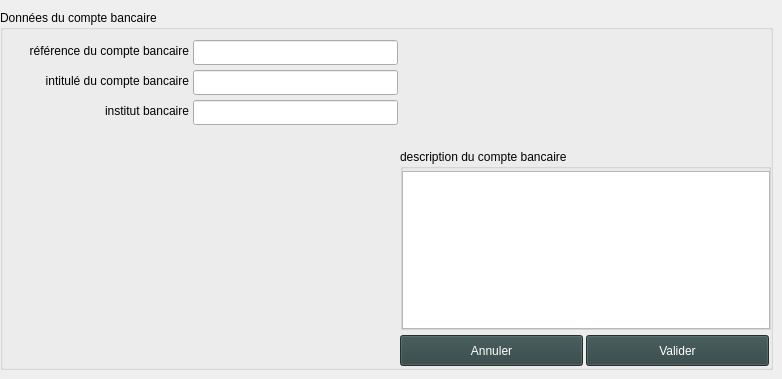
    <widget class="QWidget" name="tab_3">
     <attribute name="title">
      <string>Compte bancaire</string>
     </attribute>
     <widget class="QGroupBox" name="groupBox_10">
      <property name="geometry">
       <rect>
        <x>0</x>
        <y>10</y>
        <width>773</width>
        <height>360</height>
       </rect>
      </property>
      <property name="font">
       <font>
        <weight>50</weight>
        <bold>false</bold>
       </font>
      </property>
      <property name="title">
       <string>Données du compte bancaire</string>
      </property>
      <widget class="QLabel" name="label_modifier_compte_bancaire_reference_du_compte_bancaire">
       <property name="geometry">
        <rect>
         <x>16</x>
         <y>30</y>
         <width>173</width>
         <height>21</height>
        </rect>
       </property>
       <property name="text">
        <string>référence du compte bancaire</string>
       </property>
       <property name="alignment">
        <set>Qt::AlignRight|Qt::AlignTrailing|Qt::AlignVCenter</set>
       </property>
      </widget>
      <widget class="YerothLineEdit" name="lineEdit_modifier_compte_bancaire_reference_du_compte_bancaire">
       <property name="geometry">
        <rect>
         <x>193</x>
         <y>30</y>
         <width>205</width>
         <height>25</height>
        </rect>
       </property>
       <property name="font">
        <font>
         <pointsize>10</pointsize>
         <weight>50</weight>
         <bold>false</bold>
        </font>
       </property>
      </widget>
      <widget class="YerothPushButton" name="pushButton_modifier_compte_bancaire_annuler">
       <property name="geometry">
        <rect>
         <x>400</x>
         <y>325</y>
         <width>183</width>
         <height>31</height>
        </rect>
       </property>
       <property name="palette">
        <palette>
         <active>
          <colorrole role="WindowText">
           <brush brushstyle="SolidPattern">
            <color alpha="255">
             <red>255</red>
             <green>255</green>
             <blue>255</blue>
            </color>
           </brush>
          </colorrole>
          <colorrole role="Button">
           <brush brushstyle="SolidPattern">
            <color alpha="255">
             <red>47</red>
             <green>67</green>
             <blue>67</blue>
            </color>
           </brush>
          </colorrole>
          <colorrole role="Light">
           <brush brushstyle="SolidPattern">
            <color alpha="255">
             <red>70</red>
             <green>100</green>
             <blue>100</blue>
            </color>
           </brush>
          </colorrole>
          <colorrole role="Midlight">
           <brush brushstyle="SolidPattern">
            <color alpha="255">
             <red>58</red>
             <green>83</green>
             <blue>83</blue>
            </color>
           </brush>
          </colorrole>
          <colorrole role="Dark">
           <brush brushstyle="SolidPattern">
            <color alpha="255">
             <red>23</red>
             <green>33</green>
             <blue>33</blue>
            </color>
           </brush>
          </colorrole>
          <colorrole role="Mid">
           <brush brushstyle="SolidPattern">
            <color alpha="255">
             <red>31</red>
             <green>44</green>
             <blue>44</blue>
            </color>
           </brush>
          </colorrole>
          <colorrole role="Text">
           <brush brushstyle="SolidPattern">
            <color alpha="255">
             <red>255</red>
             <green>255</green>
             <blue>255</blue>
            </color>
           </brush>
          </colorrole>
          <colorrole role="BrightText">
           <brush brushstyle="SolidPattern">
            <color alpha="255">
             <red>255</red>
             <green>255</green>
             <blue>255</blue>
            </color>
           </brush>
          </colorrole>
          <colorrole role="ButtonText">
           <brush brushstyle="SolidPattern">
            <color alpha="255">
             <red>255</red>
             <green>255</green>
             <blue>255</blue>
            </color>
           </brush>
          </colorrole>
          <colorrole role="Base">
           <brush brushstyle="SolidPattern">
            <color alpha="255">
             <red>0</red>
             <green>0</green>
             <blue>0</blue>
            </color>
           </brush>
          </colorrole>
          <colorrole role="Window">
           <brush brushstyle="SolidPattern">
            <color alpha="255">
             <red>47</red>
             <green>67</green>
             <blue>67</blue>
            </color>
           </brush>
          </colorrole>
          <colorrole role="Shadow">
           <brush brushstyle="SolidPattern">
            <color alpha="255">
             <red>0</red>
             <green>0</green>
             <blue>0</blue>
            </color>
           </brush>
          </colorrole>
          <colorrole role="AlternateBase">
           <brush brushstyle="SolidPattern">
            <color alpha="255">
             <red>23</red>
             <green>33</green>
             <blue>33</blue>
            </color>
           </brush>
          </colorrole>
          <colorrole role="ToolTipBase">
           <brush brushstyle="SolidPattern">
            <color alpha="255">
             <red>255</red>
             <green>255</green>
             <blue>220</blue>
            </color>
           </brush>
          </colorrole>
          <colorrole role="ToolTipText">
           <brush brushstyle="SolidPattern">
            <color alpha="255">
             <red>0</red>
             <green>0</green>
             <blue>0</blue>
            </color>
           </brush>
          </colorrole>
         </active>
         <inactive>
          <colorrole role="WindowText">
           <brush brushstyle="SolidPattern">
            <color alpha="255">
             <red>255</red>
             <green>255</green>
             <blue>255</blue>
            </color>
           </brush>
          </colorrole>
          <colorrole role="Button">
           <brush brushstyle="SolidPattern">
            <color alpha="255">
             <red>47</red>
             <green>67</green>
             <blue>67</blue>
            </color>
           </brush>
          </colorrole>
          <colorrole role="Light">
           <brush brushstyle="SolidPattern">
            <color alpha="255">
             <red>70</red>
             <green>100</green>
             <blue>100</blue>
            </color>
           </brush>
          </colorrole>
          <colorrole role="Midlight">
           <brush brushstyle="SolidPattern">
            <color alpha="255">
             <red>58</red>
             <green>83</green>
             <blue>83</blue>
            </color>
           </brush>
          </colorrole>
          <colorrole role="Dark">
           <brush brushstyle="SolidPattern">
            <color alpha="255">
             <red>23</red>
             <green>33</green>
             <blue>33</blue>
            </color>
           </brush>
          </colorrole>
          <colorrole role="Mid">
           <brush brushstyle="SolidPattern">
            <color alpha="255">
             <red>31</red>
             <green>44</green>
             <blue>44</blue>
            </color>
           </brush>
          </colorrole>
          <colorrole role="Text">
           <brush brushstyle="SolidPattern">
            <color alpha="255">
             <red>255</red>
             <green>255</green>
             <blue>255</blue>
            </color>
           </brush>
          </colorrole>
          <colorrole role="BrightText">
           <brush brushstyle="SolidPattern">
            <color alpha="255">
             <red>255</red>
             <green>255</green>
             <blue>255</blue>
            </color>
           </brush>
          </colorrole>
          <colorrole role="ButtonText">
           <brush brushstyle="SolidPattern">
            <color alpha="255">
             <red>255</red>
             <green>255</green>
             <blue>255</blue>
            </color>
           </brush>
          </colorrole>
          <colorrole role="Base">
           <brush brushstyle="SolidPattern">
            <color alpha="255">
             <red>0</red>
             <green>0</green>
             <blue>0</blue>
            </color>
           </brush>
          </colorrole>
          <colorrole role="Window">
           <brush brushstyle="SolidPattern">
            <color alpha="255">
             <red>47</red>
             <green>67</green>
             <blue>67</blue>
            </color>
           </brush>
          </colorrole>
          <colorrole role="Shadow">
           <brush brushstyle="SolidPattern">
            <color alpha="255">
             <red>0</red>
             <green>0</green>
             <blue>0</blue>
            </color>
           </brush>
          </colorrole>
          <colorrole role="AlternateBase">
           <brush brushstyle="SolidPattern">
            <color alpha="255">
             <red>23</red>
             <green>33</green>
             <blue>33</blue>
            </color>
           </brush>
          </colorrole>
          <colorrole role="ToolTipBase">
           <brush brushstyle="SolidPattern">
            <color alpha="255">
             <red>255</red>
             <green>255</green>
             <blue>220</blue>
            </color>
           </brush>
          </colorrole>
          <colorrole role="ToolTipText">
           <brush brushstyle="SolidPattern">
            <color alpha="255">
             <red>0</red>
             <green>0</green>
             <blue>0</blue>
            </color>
           </brush>
          </colorrole>
         </inactive>
         <disabled>
          <colorrole role="WindowText">
           <brush brushstyle="SolidPattern">
            <color alpha="255">
             <red>23</red>
             <green>33</green>
             <blue>33</blue>
            </color>
           </brush>
          </colorrole>
          <colorrole role="Button">
           <brush brushstyle="SolidPattern">
            <color alpha="255">
             <red>47</red>
             <green>67</green>
             <blue>67</blue>
            </color>
           </brush>
          </colorrole>
          <colorrole role="Light">
           <brush brushstyle="SolidPattern">
            <color alpha="255">
             <red>70</red>
             <green>100</green>
             <blue>100</blue>
            </color>
           </brush>
          </colorrole>
          <colorrole role="Midlight">
           <brush brushstyle="SolidPattern">
            <color alpha="255">
             <red>58</red>
             <green>83</green>
             <blue>83</blue>
            </color>
           </brush>
          </colorrole>
          <colorrole role="Dark">
           <brush brushstyle="SolidPattern">
            <color alpha="255">
             <red>23</red>
             <green>33</green>
             <blue>33</blue>
            </color>
           </brush>
          </colorrole>
          <colorrole role="Mid">
           <brush brushstyle="SolidPattern">
            <color alpha="255">
             <red>31</red>
             <green>44</green>
             <blue>44</blue>
            </color>
           </brush>
          </colorrole>
          <colorrole role="Text">
           <brush brushstyle="SolidPattern">
            <color alpha="255">
             <red>23</red>
             <green>33</green>
             <blue>33</blue>
            </color>
           </brush>
          </colorrole>
          <colorrole role="BrightText">
           <brush brushstyle="SolidPattern">
            <color alpha="255">
             <red>255</red>
             <green>255</green>
             <blue>255</blue>
            </color>
           </brush>
          </colorrole>
          <colorrole role="ButtonText">
           <brush brushstyle="SolidPattern">
            <color alpha="255">
             <red>23</red>
             <green>33</green>
             <blue>33</blue>
            </color>
           </brush>
          </colorrole>
          <colorrole role="Base">
           <brush brushstyle="SolidPattern">
            <color alpha="255">
             <red>47</red>
             <green>67</green>
             <blue>67</blue>
            </color>
           </brush>
          </colorrole>
          <colorrole role="Window">
           <brush brushstyle="SolidPattern">
            <color alpha="255">
             <red>47</red>
             <green>67</green>
             <blue>67</blue>
            </color>
           </brush>
          </colorrole>
          <colorrole role="Shadow">
           <brush brushstyle="SolidPattern">
            <color alpha="255">
             <red>0</red>
             <green>0</green>
             <blue>0</blue>
            </color>
           </brush>
          </colorrole>
          <colorrole role="AlternateBase">
           <brush brushstyle="SolidPattern">
            <color alpha="255">
             <red>47</red>
             <green>67</green>
             <blue>67</blue>
            </color>
           </brush>
          </colorrole>
          <colorrole role="ToolTipBase">
           <brush brushstyle="SolidPattern">
            <color alpha="255">
             <red>255</red>
             <green>255</green>
             <blue>220</blue>
            </color>
           </brush>
          </colorrole>
          <colorrole role="ToolTipText">
           <brush brushstyle="SolidPattern">
            <color alpha="255">
             <red>0</red>
             <green>0</green>
             <blue>0</blue>
            </color>
           </brush>
          </colorrole>
         </disabled>
        </palette>
       </property>
       <property name="font">
        <font>
         <weight>50</weight>
         <bold>false</bold>
        </font>
       </property>
       <property name="text">
        <string>Annuler</string>
       </property>
      </widget>
      <widget class="YerothPushButton" name="pushButton_modifier_compte_bancaire_valider">
       <property name="geometry">
        <rect>
         <x>586</x>
         <y>325</y>
         <width>183</width>
         <height>31</height>
        </rect>
       </property>
       <property name="palette">
        <palette>
         <active>
          <colorrole role="WindowText">
           <brush brushstyle="SolidPattern">
            <color alpha="255">
             <red>255</red>
             <green>255</green>
             <blue>255</blue>
            </color>
           </brush>
          </colorrole>
          <colorrole role="Button">
           <brush brushstyle="SolidPattern">
            <color alpha="255">
             <red>47</red>
             <green>67</green>
             <blue>67</blue>
            </color>
           </brush>
          </colorrole>
          <colorrole role="Light">
           <brush brushstyle="SolidPattern">
            <color alpha="255">
             <red>70</red>
             <green>100</green>
             <blue>100</blue>
            </color>
           </brush>
          </colorrole>
          <colorrole role="Midlight">
           <brush brushstyle="SolidPattern">
            <color alpha="255">
             <red>58</red>
             <green>83</green>
             <blue>83</blue>
            </color>
           </brush>
          </colorrole>
          <colorrole role="Dark">
           <brush brushstyle="SolidPattern">
            <color alpha="255">
             <red>23</red>
             <green>33</green>
             <blue>33</blue>
            </color>
           </brush>
          </colorrole>
          <colorrole role="Mid">
           <brush brushstyle="SolidPattern">
            <color alpha="255">
             <red>31</red>
             <green>44</green>
             <blue>44</blue>
            </color>
           </brush>
          </colorrole>
          <colorrole role="Text">
           <brush brushstyle="SolidPattern">
            <color alpha="255">
             <red>255</red>
             <green>255</green>
             <blue>255</blue>
            </color>
           </brush>
          </colorrole>
          <colorrole role="BrightText">
           <brush brushstyle="SolidPattern">
            <color alpha="255">
             <red>255</red>
             <green>255</green>
             <blue>255</blue>
            </color>
           </brush>
          </colorrole>
          <colorrole role="ButtonText">
           <brush brushstyle="SolidPattern">
            <color alpha="255">
             <red>255</red>
             <green>255</green>
             <blue>255</blue>
            </color>
           </brush>
          </colorrole>
          <colorrole role="Base">
           <brush brushstyle="SolidPattern">
            <color alpha="255">
             <red>0</red>
             <green>0</green>
             <blue>0</blue>
            </color>
           </brush>
          </colorrole>
          <colorrole role="Window">
           <brush brushstyle="SolidPattern">
            <color alpha="255">
             <red>47</red>
             <green>67</green>
             <blue>67</blue>
            </color>
           </brush>
          </colorrole>
          <colorrole role="Shadow">
           <brush brushstyle="SolidPattern">
            <color alpha="255">
             <red>0</red>
             <green>0</green>
             <blue>0</blue>
            </color>
           </brush>
          </colorrole>
          <colorrole role="AlternateBase">
           <brush brushstyle="SolidPattern">
            <color alpha="255">
             <red>23</red>
             <green>33</green>
             <blue>33</blue>
            </color>
           </brush>
          </colorrole>
          <colorrole role="ToolTipBase">
           <brush brushstyle="SolidPattern">
            <color alpha="255">
             <red>255</red>
             <green>255</green>
             <blue>220</blue>
            </color>
           </brush>
          </colorrole>
          <colorrole role="ToolTipText">
           <brush brushstyle="SolidPattern">
            <color alpha="255">
             <red>0</red>
             <green>0</green>
             <blue>0</blue>
            </color>
           </brush>
          </colorrole>
         </active>
         <inactive>
          <colorrole role="WindowText">
           <brush brushstyle="SolidPattern">
            <color alpha="255">
             <red>255</red>
             <green>255</green>
             <blue>255</blue>
            </color>
           </brush>
          </colorrole>
          <colorrole role="Button">
           <brush brushstyle="SolidPattern">
            <color alpha="255">
             <red>47</red>
             <green>67</green>
             <blue>67</blue>
            </color>
           </brush>
          </colorrole>
          <colorrole role="Light">
           <brush brushstyle="SolidPattern">
            <color alpha="255">
             <red>70</red>
             <green>100</green>
             <blue>100</blue>
            </color>
           </brush>
          </colorrole>
          <colorrole role="Midlight">
           <brush brushstyle="SolidPattern">
            <color alpha="255">
             <red>58</red>
             <green>83</green>
             <blue>83</blue>
            </color>
           </brush>
          </colorrole>
          <colorrole role="Dark">
           <brush brushstyle="SolidPattern">
            <color alpha="255">
             <red>23</red>
             <green>33</green>
             <blue>33</blue>
            </color>
           </brush>
          </colorrole>
          <colorrole role="Mid">
           <brush brushstyle="SolidPattern">
            <color alpha="255">
             <red>31</red>
             <green>44</green>
             <blue>44</blue>
            </color>
           </brush>
          </colorrole>
          <colorrole role="Text">
           <brush brushstyle="SolidPattern">
            <color alpha="255">
             <red>255</red>
             <green>255</green>
             <blue>255</blue>
            </color>
           </brush>
          </colorrole>
          <colorrole role="BrightText">
           <brush brushstyle="SolidPattern">
            <color alpha="255">
             <red>255</red>
             <green>255</green>
             <blue>255</blue>
            </color>
           </brush>
          </colorrole>
          <colorrole role="ButtonText">
           <brush brushstyle="SolidPattern">
            <color alpha="255">
             <red>255</red>
             <green>255</green>
             <blue>255</blue>
            </color>
           </brush>
          </colorrole>
          <colorrole role="Base">
           <brush brushstyle="SolidPattern">
            <color alpha="255">
             <red>0</red>
             <green>0</green>
             <blue>0</blue>
            </color>
           </brush>
          </colorrole>
          <colorrole role="Window">
           <brush brushstyle="SolidPattern">
            <color alpha="255">
             <red>47</red>
             <green>67</green>
             <blue>67</blue>
            </color>
           </brush>
          </colorrole>
          <colorrole role="Shadow">
           <brush brushstyle="SolidPattern">
            <color alpha="255">
             <red>0</red>
             <green>0</green>
             <blue>0</blue>
            </color>
           </brush>
          </colorrole>
          <colorrole role="AlternateBase">
           <brush brushstyle="SolidPattern">
            <color alpha="255">
             <red>23</red>
             <green>33</green>
             <blue>33</blue>
            </color>
           </brush>
          </colorrole>
          <colorrole role="ToolTipBase">
           <brush brushstyle="SolidPattern">
            <color alpha="255">
             <red>255</red>
             <green>255</green>
             <blue>220</blue>
            </color>
           </brush>
          </colorrole>
          <colorrole role="ToolTipText">
           <brush brushstyle="SolidPattern">
            <color alpha="255">
             <red>0</red>
             <green>0</green>
             <blue>0</blue>
            </color>
           </brush>
          </colorrole>
         </inactive>
         <disabled>
          <colorrole role="WindowText">
           <brush brushstyle="SolidPattern">
            <color alpha="255">
             <red>23</red>
             <green>33</green>
             <blue>33</blue>
            </color>
           </brush>
          </colorrole>
          <colorrole role="Button">
           <brush brushstyle="SolidPattern">
            <color alpha="255">
             <red>47</red>
             <green>67</green>
             <blue>67</blue>
            </color>
           </brush>
          </colorrole>
          <colorrole role="Light">
           <brush brushstyle="SolidPattern">
            <color alpha="255">
             <red>70</red>
             <green>100</green>
             <blue>100</blue>
            </color>
           </brush>
          </colorrole>
          <colorrole role="Midlight">
           <brush brushstyle="SolidPattern">
            <color alpha="255">
             <red>58</red>
             <green>83</green>
             <blue>83</blue>
            </color>
           </brush>
          </colorrole>
          <colorrole role="Dark">
           <brush brushstyle="SolidPattern">
            <color alpha="255">
             <red>23</red>
             <green>33</green>
             <blue>33</blue>
            </color>
           </brush>
          </colorrole>
          <colorrole role="Mid">
           <brush brushstyle="SolidPattern">
            <color alpha="255">
             <red>31</red>
             <green>44</green>
             <blue>44</blue>
            </color>
           </brush>
          </colorrole>
          <colorrole role="Text">
           <brush brushstyle="SolidPattern">
            <color alpha="255">
             <red>23</red>
             <green>33</green>
             <blue>33</blue>
            </color>
           </brush>
          </colorrole>
          <colorrole role="BrightText">
           <brush brushstyle="SolidPattern">
            <color alpha="255">
             <red>255</red>
             <green>255</green>
             <blue>255</blue>
            </color>
           </brush>
          </colorrole>
          <colorrole role="ButtonText">
           <brush brushstyle="SolidPattern">
            <color alpha="255">
             <red>23</red>
             <green>33</green>
             <blue>33</blue>
            </color>
           </brush>
          </colorrole>
          <colorrole role="Base">
           <brush brushstyle="SolidPattern">
            <color alpha="255">
             <red>47</red>
             <green>67</green>
             <blue>67</blue>
            </color>
           </brush>
          </colorrole>
          <colorrole role="Window">
           <brush brushstyle="SolidPattern">
            <color alpha="255">
             <red>47</red>
             <green>67</green>
             <blue>67</blue>
            </color>
           </brush>
          </colorrole>
          <colorrole role="Shadow">
           <brush brushstyle="SolidPattern">
            <color alpha="255">
             <red>0</red>
             <green>0</green>
             <blue>0</blue>
            </color>
           </brush>
          </colorrole>
          <colorrole role="AlternateBase">
           <brush brushstyle="SolidPattern">
            <color alpha="255">
             <red>47</red>
             <green>67</green>
             <blue>67</blue>
            </color>
           </brush>
          </colorrole>
          <colorrole role="ToolTipBase">
           <brush brushstyle="SolidPattern">
            <color alpha="255">
             <red>255</red>
             <green>255</green>
             <blue>220</blue>
            </color>
           </brush>
          </colorrole>
          <colorrole role="ToolTipText">
           <brush brushstyle="SolidPattern">
            <color alpha="255">
             <red>0</red>
             <green>0</green>
             <blue>0</blue>
            </color>
           </brush>
          </colorrole>
         </disabled>
        </palette>
       </property>
       <property name="font">
        <font>
         <weight>50</weight>
         <bold>false</bold>
        </font>
       </property>
       <property name="text">
        <string>Valider</string>
       </property>
      </widget>
      <widget class="QGroupBox" name="groupBox_11">
       <property name="geometry">
        <rect>
         <x>400</x>
         <y>139</y>
         <width>371</width>
         <height>181</height>
        </rect>
       </property>
       <property name="font">
        <font>
         <weight>50</weight>
         <italic>false</italic>
         <bold>false</bold>
        </font>
       </property>
       <property name="title">
        <string>description du compte bancaire</string>
       </property>
       <widget class="YerothTextEdit" name="textEdit_modifier_compte_bancaire_description_du_compte">
        <property name="geometry">
         <rect>
          <x>2</x>
          <y>22</y>
          <width>368</width>
          <height>158</height>
         </rect>
        </property>
        <property name="font">
         <font>
          <pointsize>10</pointsize>
         </font>
        </property>
       </widget>
      </widget>
      <widget class="QLabel" name="label_modifier_compte_bancaire_intitul_du_compte_bancaire">
       <property name="geometry">
        <rect>
         <x>16</x>
         <y>60</y>
         <width>173</width>
         <height>21</height>
        </rect>
       </property>
       <property name="text">
        <string>intitulé du compte bancaire</string>
       </property>
       <property name="alignment">
        <set>Qt::AlignRight|Qt::AlignTrailing|Qt::AlignVCenter</set>
       </property>
      </widget>
      <widget class="YerothLineEdit" name="lineEdit_modifier_compte_bancaire_intitule_du_compte_bancaire">
       <property name="geometry">
        <rect>
         <x>193</x>
         <y>60</y>
         <width>205</width>
         <height>25</height>
        </rect>
       </property>
       <property name="font">
        <font>
         <pointsize>10</pointsize>
         <weight>50</weight>
         <bold>false</bold>
        </font>
       </property>
      </widget>
      <widget class="QLabel" name="label_modifier_compte_bancaire_designation_3">
       <property name="geometry">
        <rect>
         <x>16</x>
         <y>90</y>
         <width>173</width>
         <height>21</height>
        </rect>
       </property>
       <property name="text">
        <string>institut bancaire</string>
       </property>
       <property name="alignment">
        <set>Qt::AlignRight|Qt::AlignTrailing|Qt::AlignVCenter</set>
       </property>
      </widget>
      <widget class="YerothLineEdit" name="lineEdit_modifier_compte_bancaire_institut_bancaire">
       <property name="geometry">
        <rect>
         <x>193</x>
         <y>90</y>
         <width>205</width>
         <height>25</height>
        </rect>
       </property>
       <property name="font">
        <font>
         <pointsize>10</pointsize>
         <weight>50</weight>
         <bold>false</bold>
        </font>
       </property>
      </widget>
     </widget>
    </widget>
